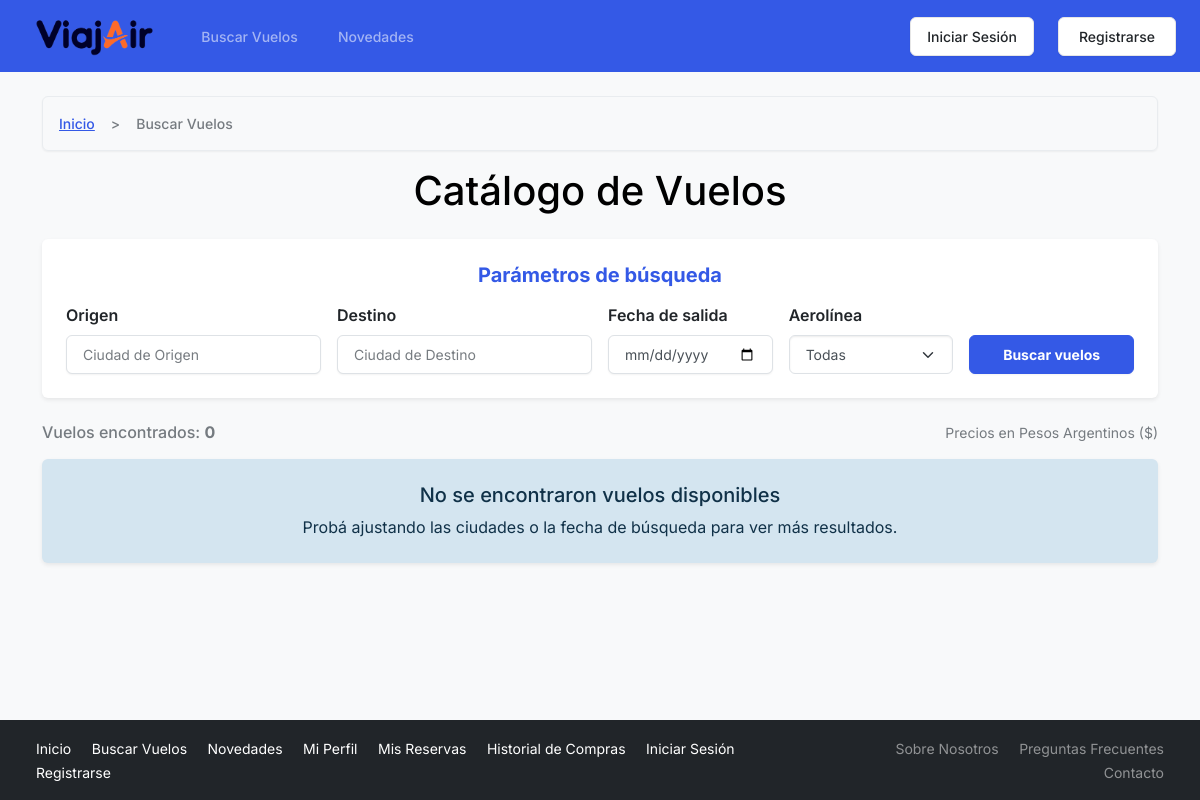
The page /public/buscar_vuelos.php on the database as committed earlier.
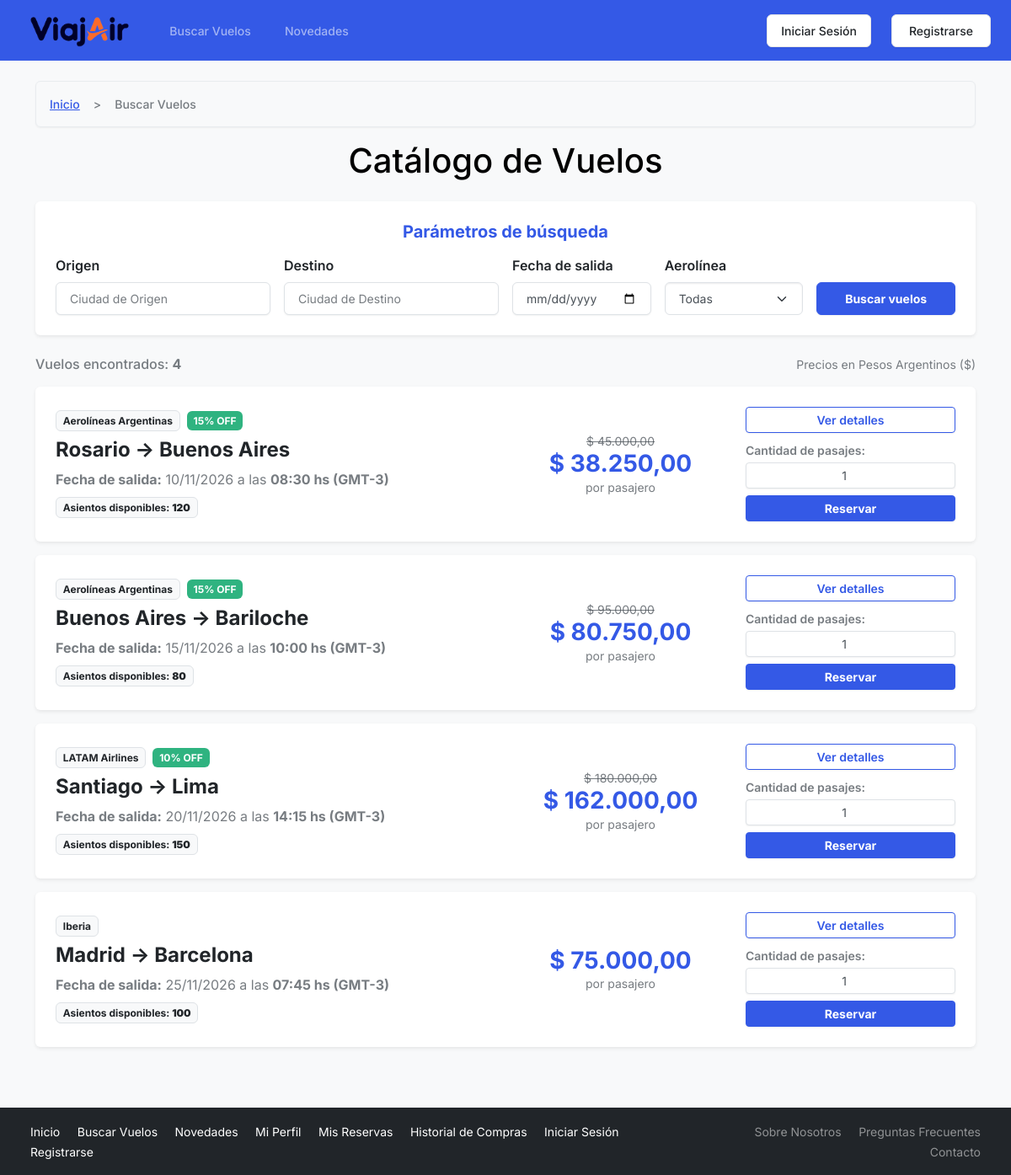
The same page on the database as committed later.
### tables this page shows
CREATE TABLE VUELOS (
    codVuelo INT AUTO_INCREMENT PRIMARY KEY,
    codAerolinea INT NOT NULL,
    origenVuelo VARCHAR(50) NOT NULL,
    destinoVuelo VARCHAR(50) NOT NULL,
    fechaSalidaVuelo DATE NOT NULL,
    horaSalidaVuelo TIME NOT NULL,
    precioVuelo DECIMAL(10,2) NOT NULL,
    asientosDisponibles INT NOT NULL,
    FOREIGN KEY (codAerolinea) REFERENCES AEROLINEAS(codAerolinea) ON DELETE CASCADE
);

CREATE TABLE AEROLINEAS (
    codAerolinea INT AUTO_INCREMENT PRIMARY KEY,
    nombreAerolinea VARCHAR(100) NOT NULL,
    codigoIATA VARCHAR(3) NOT NULL,
    descripcionAerolinea VARCHAR(200) NOT NULL,
    codPais VARCHAR(3) NOT NULL
);

CREATE TABLE PROMOCIONES (
    codPromocion INT AUTO_INCREMENT PRIMARY KEY,
    descripcionPromocion VARCHAR(200) NOT NULL,
    descuentoPromocion DECIMAL(5,2) NOT NULL,
    codAerolinea INT NOT NULL,
    estadoPromocion ENUM('pendiente', 'aprobada', 'denegada') DEFAULT 'pendiente',
    FOREIGN KEY (codAerolinea) REFERENCES AEROLINEAS(codAerolinea) ON DELETE CASCADE
);

### public/buscar_vuelos.php (the view, shortened to what the rows shown need)
<?php
require '../includes/conexion.php';
$limite = 5;
$pagina = isset($_GET['pagina']) && is_numeric($_GET['pagina']) ? (int)$_GET['pagina'] : 1;
$offset = ($pagina - 1) * $limite;
$condiciones = ["v.asientosDisponibles > 0", "v.fechaSalidaVuelo >= CURDATE()"];
$where_sql = "WHERE " . implode(" AND ", $condiciones);
$sql_total = "SELECT COUNT(*) AS total FROM VUELOS v $where_sql";
$stmt_total = $conexion->prepare($sql_total);
$stmt_total->execute();
$res_total = $stmt_total->get_result();
$row_total = $res_total->fetch_assoc();
$total_registros = $row_total['total'];
$sql = "SELECT v.*, a.nombreAerolinea, p.descuentoPromocion, p.descripcionPromocion
        FROM VUELOS v
        INNER JOIN AEROLINEAS a ON v.codAerolinea = a.codAerolinea
        LEFT JOIN PROMOCIONES p ON a.codAerolinea = p.codAerolinea AND p.estadoPromocion = 'aprobada'
        $where_sql
        ORDER BY v.fechaSalidaVuelo ASC, v.horaSalidaVuelo ASC
        LIMIT $limite OFFSET $offset";
$stmt = $conexion->prepare($sql);
$stmt->execute();
$result = $stmt->get_result();
require '../includes/header.php';
?>
<div class="container mb-5">
    <h1 class="mb-4 text-center text-black">Catálogo de Vuelos</h1>
    <div class="card shadow-sm border-0 bg-secondary mb-4">
        <div class="card-body p-4">
            <h2 class="h5 card-title mb-3 text-center text-primary fw-bold">Parámetros de búsqueda</h2>
        </div>
    </div>
    <div class="d-flex justify-content-between align-items-center mb-3">
        <h2 class="h6 mb-0 text-muted">
            Vuelos encontrados: <strong><?= $total_registros; ?></strong>
        </h2>
    </div>
    <?php if ($result && $result->num_rows > 0): ?>
        <?php while ($vuelo = $result->fetch_assoc()):
            $precioOriginal = (float)$vuelo['precioVuelo'];
            $descuento = (float)($vuelo['descuentoPromocion'] ?? 0);
            $tienePromo = $descuento > 0;
            $precioFinal = $tienePromo ? $precioOriginal * (1 - ($descuento / 100)) : $precioOriginal;
            $maxPasajes = min(10, (int)$vuelo['asientosDisponibles']);
        ?>
            <article class="card mb-3 shadow-sm border-0 bg-secondary">
                <div class="card-body p-4">
                    <div class="row align-items-center gy-3">
                        <div class="col-12 col-md-6">
                            <div class="d-flex align-items-center gap-2 mb-2">
                                <span class="badge bg-light text-dark border"><?= htmlspecialchars($vuelo['nombreAerolinea']); ?></span>
                                <?php if ($tienePromo): ?>
                                    <span class="badge bg-success" aria-label="Descuento aplicado: <?= $descuento; ?> por ciento">
                                        <?= $descuento; ?>% OFF
                                    </span>
                                <?php endif; ?>
                            </div>
                            <h3 class="h4 mb-2 fw-bold text-dark">
                                <span><?= htmlspecialchars($vuelo['origenVuelo']); ?></span>
                                <span aria-hidden="true"> &rarr; </span>
                                <span><?= htmlspecialchars($vuelo['destinoVuelo']); ?></span>
                            </h3>
                            <p class="text-muted mb-2">
                                <strong>Fecha de salida:</strong> <?= date('d/m/Y', strtotime($vuelo['fechaSalidaVuelo'])); ?>
                                a las <strong><?= substr($vuelo['horaSalidaVuelo'], 0, 5); ?> hs (GMT-3)</strong>
                            </p>
                            <p class="mb-0">
                                <span class="badge bg-light text-dark border">
                                    Asientos disponibles: <strong><?= $vuelo['asientosDisponibles']; ?></strong>
                                </span>
                            </p>
                        </div>
                        <div class="col-12 col-md-3 text-center">
                            <?php if ($tienePromo): ?>
                                <span class="d-block text-muted small">
                                    <del>$ <?= number_format($precioOriginal, 2, ',', '.'); ?></del>
                                </span>
                            <?php endif; ?>
                            <span class="h3 fw-bold text-primary mb-0 d-block">
                                $ <?= number_format($precioFinal, 2, ',', '.'); ?>
                            </span>
                            <small class="text-muted d-block">por pasajero</small>
                        </div>
                        <div class="col-12 col-md-3">
                            <div class="d-grid mb-2">
                                <a href="/tpi/public/detalle_vuelo.php?id=<?= $vuelo['codVuelo']; ?>" class="btn btn-outline-primary btn-sm fw-semibold">
                                    Ver detalles <span class="visually-hidden">del vuelo de <?= htmlspecialchars($vuelo['origenVuelo']); ?> a <?= htmlspecialchars($vuelo['destinoVuelo']); ?></span>
                                </a>
                            </div>
                            <form action="/tpi/pasajero/procesar_reserva.php" method="POST" class="d-grid gap-2">
                                <div>
                                    <label for="cantidad-<?= $vuelo['codVuelo']; ?>" class="form-label small fw-semibold text-muted mb-1">
                                        Cantidad de pasajes:
                                    </label>
                                    <input type="number"
                                        id="cantidad-<?= $vuelo['codVuelo']; ?>"
                                        name="cantidad"
                                        class="form-control form-control-sm text-center"
                                        value="1"
                                        min="1"
                                        max="<?= $maxPasajes; ?>"
                                        required>
                                </div>
                                <button type="submit" class="btn btn-primary btn-sm fw-bold">
                                    Reservar <span class="visually-hidden">vuelo de <?= htmlspecialchars($vuelo['origenVuelo']); ?> a <?= htmlspecialchars($vuelo['destinoVuelo']); ?></span>
                                </button>
                            </form>
                        </div>
                    </div>
                </div>
            </article>
        <?php endwhile; ?>
    <?php endif; ?>
</div>
<?php require '../includes/footer.php'; ?>

Rows that differ between the two databases and show on the page:
added vuelos: codAerolinea.nombreAerolinea "Aerolíneas Argentinas", promociones.descuentoPromocion "15", origenVuelo "Rosario", destinoVuelo "Buenos Aires", fechaSalidaVuelo "10/11/2026", horaSalidaVuelo "08:30", asientosDisponibles "120", precioVuelo "45.000,00", precioVuelo.descuentoPromocion "38.250,00", cantidad "1"
added vuelos: codAerolinea.nombreAerolinea "Aerolíneas Argentinas", promociones.descuentoPromocion "15", origenVuelo "Buenos Aires", destinoVuelo "Bariloche", fechaSalidaVuelo "15/11/2026", horaSalidaVuelo "10:00", asientosDisponibles "80", precioVuelo "95.000,00", precioVuelo.descuentoPromocion "80.750,00", cantidad "1"
added vuelos: codAerolinea.nombreAerolinea "LATAM Airlines", promociones.descuentoPromocion "10", origenVuelo "Santiago", destinoVuelo "Lima", fechaSalidaVuelo "20/11/2026", horaSalidaVuelo "14:15", asientosDisponibles "150", precioVuelo "180.000,00", precioVuelo.descuentoPromocion "162.000,00", cantidad "1"
added vuelos: codAerolinea.nombreAerolinea "Iberia", origenVuelo "Madrid", destinoVuelo "Barcelona", fechaSalidaVuelo "25/11/2026", horaSalidaVuelo "07:45", asientosDisponibles "100", precioFinal "75.000,00", cantidad "1"
Other text that changed with them:
$total_registros: "0" → "4"
text no longer shown: "No se encontraron vuelos disponibles Probá ajustando las ciudades o la fecha de búsqueda para ver más resultados."
